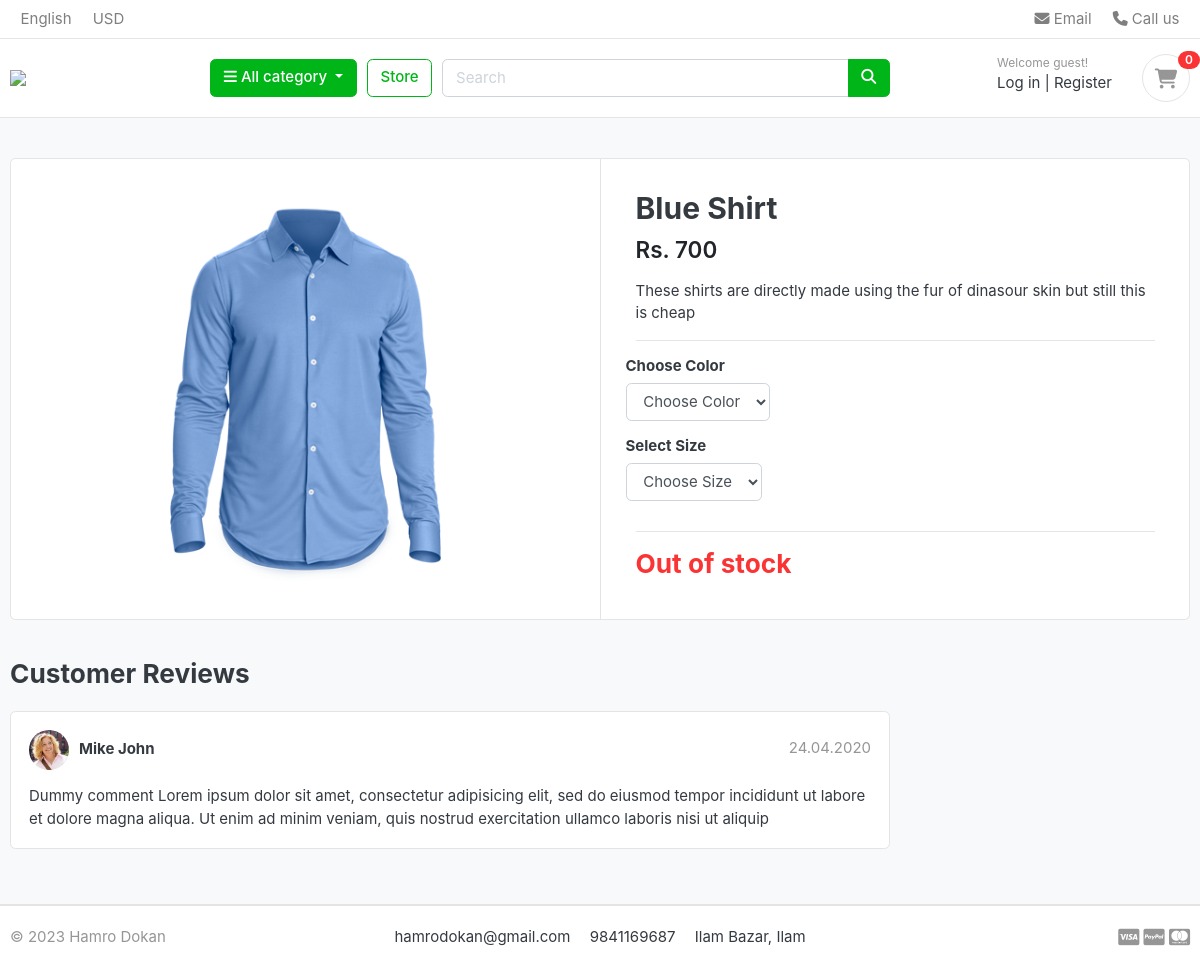
The app's page /store/category/shirt/blue-shirt/, older data.
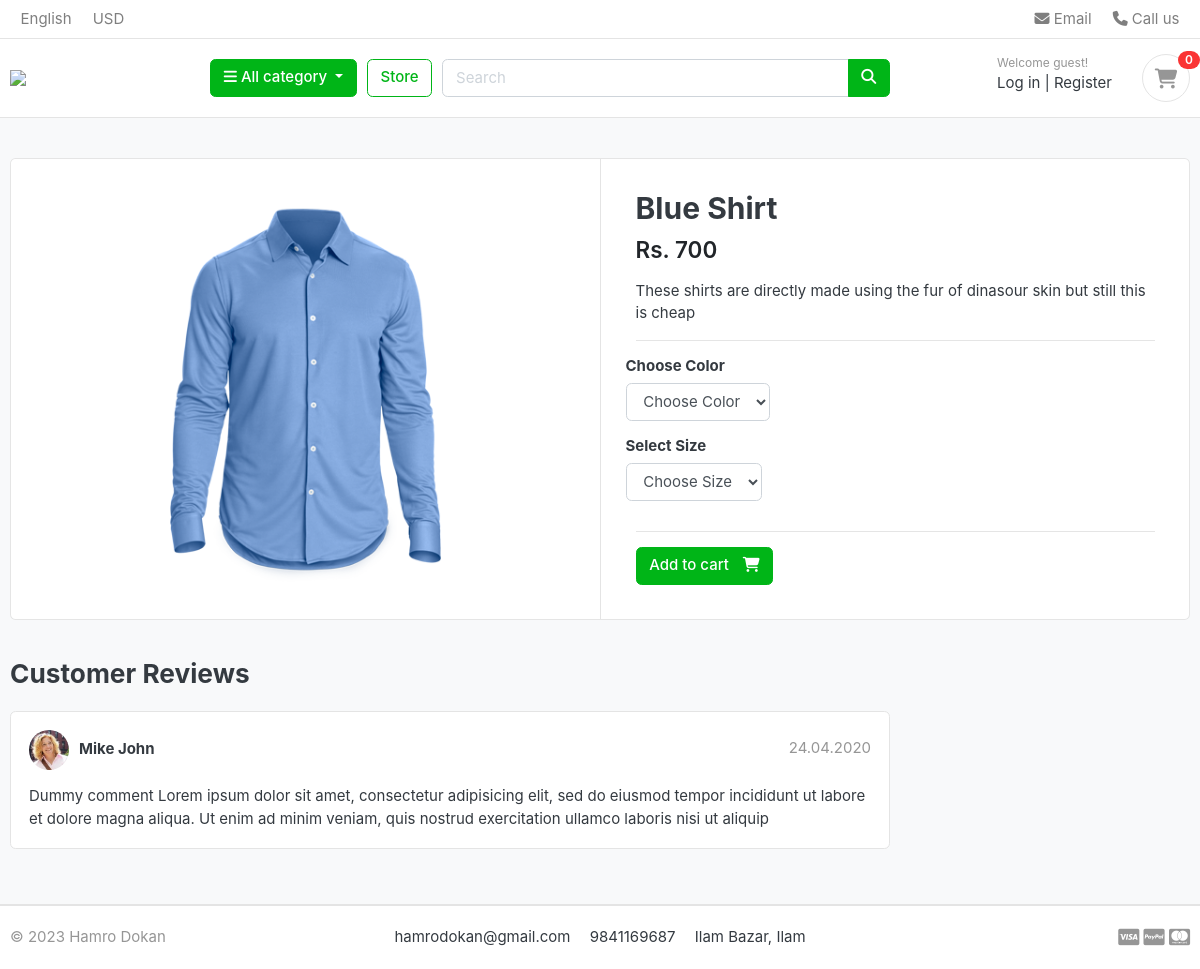
The same page, newer data.
### store/views.py (the view)
# urls.py: path('category/<slug:category_slug>/<slug:product_slug>/',views.product_detail, name='product_detail'),
def product_detail(request, category_slug, product_slug):
    try:
        single_product = Product.objects.get(category__slug=category_slug, slug=product_slug)
        in_cart = CartItem.objects.filter(cart__cart_id=_cart_id(request),product=single_product).exists()
    except Exception as e:
        raise e
    context = {
        'single_product': single_product,
        'in_cart': in_cart,
    }
    return render(request, 'store/product_detail.html', context)

### carts/context_processors.py (called while the page is built)
def counter(request):
    cart_count = 0
    if 'admin' in request.path:
        return {}
    else:
        try:
            cart = Cart.objects.filter(cart_id=_cart_id(request))
            cart_items = CartItem.objects.all().filter(cart=cart[:1])
            for cart_item in cart_items:
                cart_count += cart_item.quantity
        except Cart.DoesNotExist:
            cart_count = 0
    return dict(cart_count=cart_count)

### carts/views.py (called while the page is built)
def _cart_id(request):
    cart = request.session.session_key
    if not cart:
        cart = request.session.create()
    return cart

### category/context_processors.py (called while the page is built)
def menu_links(request):
    link = Category.objects.all()
    return dict(links=link)

### category/models.py (called while the page is built)
    def get_url(self):
        return reverse('product_by_category', args=[self.slug])

### store/models.py (called while the page is built)
    def color(self):
        return super(VariationManager, self).filter(variation_category='color', is_active=True)

    def size(self):
        return super(VariationManager, self).filter(variation_category='size', is_active=True)

### templates/store/product_detail.html (shortened to what this page needs)
{% extends 'base.html' %}
{% load static %}
{% block content %}
    <section class="section-content padding-y bg">
        <div class="container">
        <div class="card">
            <div class="row no-gutters">
                <aside class="col-md-6">
        <article class="gallery-wrap">
            <div class="img-big-wrap">
            <a href="#"><img src="{{ single_product.Image.url }}"></a>
            </div>
        </article>
                </aside>
                <main class="col-md-6 border-left">
        <form action="{% url 'add_cart' single_product.id %}" method="POST">
            <article class="content-body">
            <h2 class="title">{{single_product.product_name}}</h2>
            <div class="mb-3">
                <var class="price h4">Rs. {{single_product.price}}</var>
            </div>
            <p>{{single_product.description}}</p>
            <hr>
                {% if single_product.variation_set.color  %}
                    <div class="row">
                        <div class="item-option-select">
                            <h6>Choose Color</h6>
                            <select name="color" class="form-control" required>
                                <option value="" disabled selected>Choose Color</option>
                            </select>
                        </div>
                    </div>
                {% endif %}
                {% if single_product.variation_set.size %}
                    <div class="row">
                        <div class="item-option-select">
                            <h6>Select Size</h6>
                            <select name="size" class="form-control" required>
                                <option value="" disabled selected>Choose Size</option>
                            </select>
                        </div>
                    </div>
                    <hr>
                {% endif %}
                {% if single_product.stock < 1 %}
                    <h3 class="text-danger">Out of stock</h3>
                {% else %}
                    <button type="submit" class="btn  btn-success"> <span class="text">Add to cart</span> <i class="fas fa-shopping-cart"></i> </button>
                {% endif %}
            </article>
        </form>
                </main>
            </div>
        </div>
        <br>
        <div class="row">
                    <div class="col-md-9">
            <header class="section-heading">
                <h3>Customer Reviews</h3>
            </header>
            <article class="box mb-3">
                <div class="icontext w-100">
                    <img src="{% static '/images/avatars/avatar1.jpg' %}" class="img-xs icon rounded-circle">
                    <div class="text">
                        <span class="date text-muted float-md-right">24.04.2020 </span>
                        <h6 class="mb-1">Mike John </h6>
                    </div>
                </div>
                <div class="mt-3">
                    <p>
                        Dummy comment Lorem ipsum dolor sit amet, consectetur adipisicing elit, sed do eiusmod
                        tempor incididunt ut labore et dolore magna aliqua. Ut enim ad minim veniam,
                        quis nostrud exercitation ullamco laboris nisi ut aliquip
                    </p>
                </div>
            </article>
            </div>
        </div>
        </div>
        </section>
{% endblock content %}

Row changes from the older to the newer data that the page shows:
changed Product "Blue Shirt": stock 0 → 5 (drawn)
Text that changed along with them:
text no longer shown: "Out of stock"
text now shown: "Add to cart"
